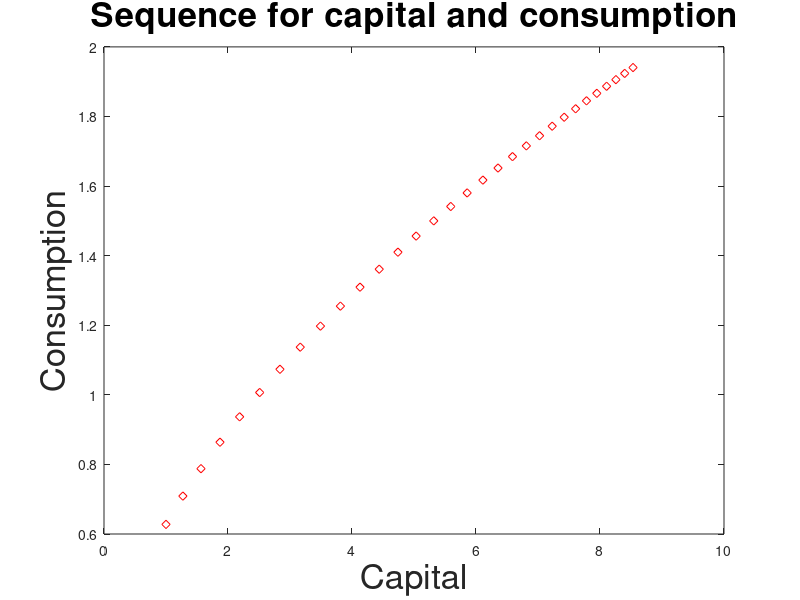

Write the MATLAB code that produced this figure.
% Problem Set 2, Question 4

clear all;
clc;

% Setting up the model, parameters
% ================================
alpha  = 0.5;       % capital share
delta  = 0.1;       % depreciation rate
sigma  = 2;         % utility curvature
beta   = 0.95;      % discount factor

time_vec = 1:30;

K_vec = zeros(size(time_vec));
C_vec = zeros(size(time_vec));

% b) Initial values for part b)
%  K_vec(1) = 1.0;
%  C_vec(1) = 1.0;

% d) Initial values for part d)
K_vec(1) = 1.0;
C_vec(1) = 0.627582223701021;

for t = 1:max(size(time_vec)) 
    % Dynamic relations for the two variables as derived in part a) of the
    % question.
    K_vec(t+1) = K_vec(t)^alpha + (1 - delta)*K_vec(t) - C_vec(t);
%%%%%     C_vec(t+1) = C_vec(t)*(beta*( alpha*(K_vec(t)^alpha + (1 - delta)*K_vec(t) - C_vec(t))^(alpha-1) + 1 - delta ) )^(1/sigma);
    C_vec(t+1) = C_vec(t)*(beta*( alpha*K_vec(t+1)^(alpha-1) + 1 - delta ) )^(1/sigma);
    if K_vec(t+1) < 0
        K_vec(t+1) = NaN;
        C_vec(t+1) = NaN;
        fprintf('Infeasible choice - Negative capital in period %d!\n', t+1)
    end
end

figure;
plot(K_vec,C_vec,'rd');
xlabel('Capital','FontSize',25)
ylabel('Consumption','FontSize',25)
title('Sequence for capital and consumption','FontSize',25)
